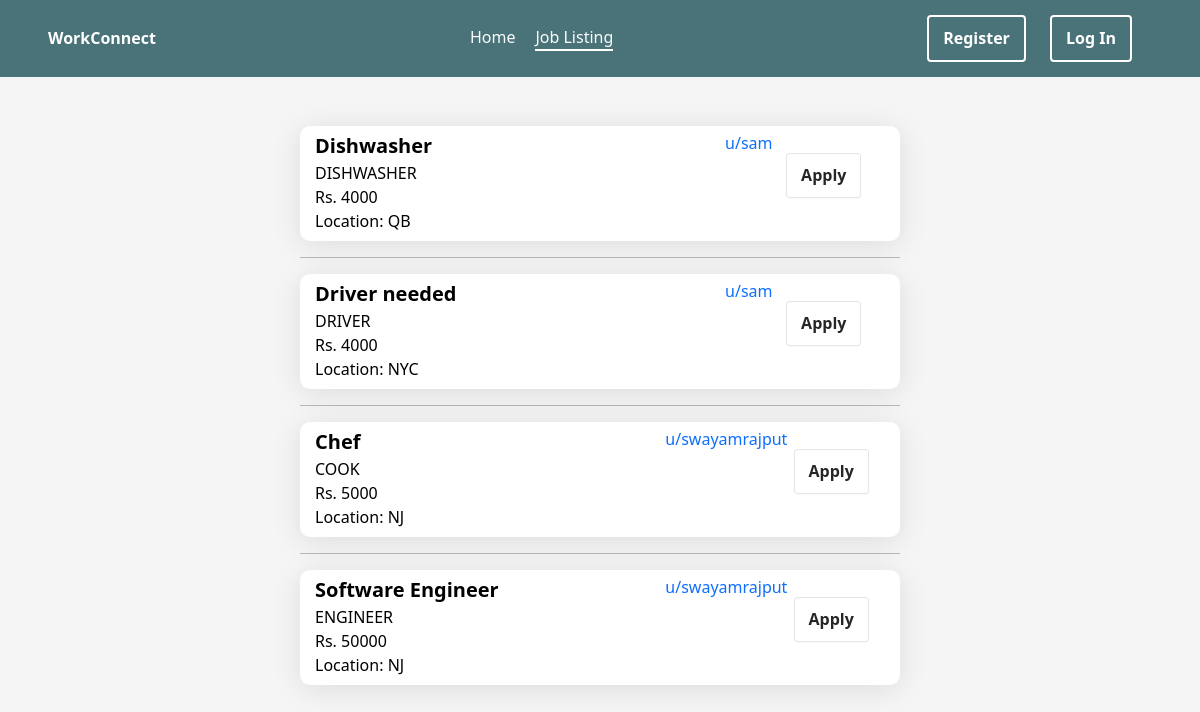
Page /newco/listings on the earlier database version.
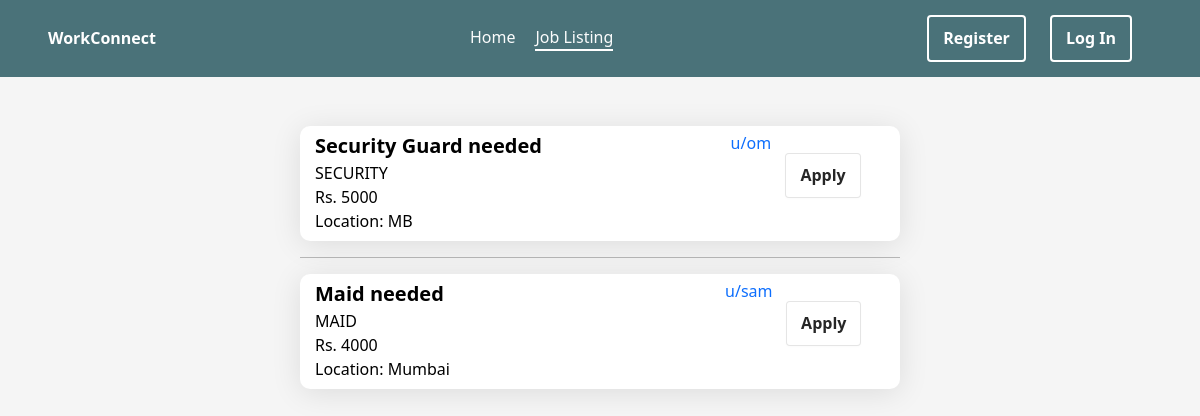
Same page on the later database version.
### newco/models.py (models this page shows, shortened)
class Job(models.Model):
    user = models.ForeignKey(User,on_delete=models.CASCADE)
    title = models.CharField(max_length=255)
    description = models.TextField()
    job_specification = models.CharField(max_length=255)
    salary = models.CharField(max_length=32)
    location = models.CharField(max_length=32)
    people_applied = models.IntegerField(default=0)
    applied = models.ManyToManyField(User,related_name='users_applied',blank=True)

### newco/views.py (the view)
# urls.py: path('listings',views.listings,name='listings'),
def listings(request,filterby=None):
    if filterby:
        pass
    jobs = Job.objects.all()
    if jobs.count() == 0:
        jobs = None
    else:
        jobs = reversed(jobs)
    return render(request,'newco/listings.html',{'jobs':jobs})

### newco/templates/newco/listings.html (shortened to what this page needs)
{% extends 'newco/layout.html' %}
{% block body %}
{% if jobs %}
    <div class="w-100 h-auto center">
        <div class="w-50 d-block m-3">
            {% for job in jobs %}
                <hr>
                <a href="post/{{ job.id }}" class="w-100">
                    <div class="post form w-100 flex-row nothover">
                        <div class="flex-column w-100">
                            <div class="w-100 lead" style="font-weight: 600;">{{ job.title }}</div>
                            <div class="w-100">{{ job.job_specification }}</div>
                            <div class="w-100">Rs. {{ job.salary }}</div>
                            <div class="w-100">Location: {{ job.location }}</div>
                        </div>
                    </a>
                    {% if job.user.username != request.user.username %}
                        <div class="d-inline-flex flex-row-reverse" style="height: 25px; transition: all 0.3s;">
                            <a href="" class="a-hover">u/{{ job.user.username }}</a>
                        </div>
                        <div class="w-25 center" style="height: 90px;">
                            {% if request.user not in job.applied.all %}
                                <a href="post/apply/{{ job.id }}">
                                    <button type="button" class="">Apply</button>
                                </a>
                            {% else %}
                                <button type="button" disabled style="cursor: not-allowed">Applied</button>
                            {% endif %}
                            </div>
                    {% else %}
                        <div class="d-inline-flex flex-row-reverse" style="height: 25px; transition: all 0.3s;">
                            <a href="profile/{{ job.user.username }}" class="a-hover">you</a>
                        </div>
                    {% endif %}
                </div>
            {% endfor %}
{% else %}
<div class="w-100 h-75 center">
    <div class="display-6 h1">No jobs posted yet</div>
</div>
{% endif %}
{% endblock %}

Differences in the rows shown:
removed Job: title "Dishwasher", job_specification "DISHWASHER", salary "4000", location "QB", user.username "sam"
removed Job: title "Driver needed", job_specification "DRIVER", salary "4000", location "NYC", user.username "sam"
removed Job: title "Chef", job_specification "COOK", salary "5000", location "NJ", user.username "swayamrajput"
removed Job: title "Software Engineer", job_specification "ENGINEER", salary "50000", location "NJ", user.username "swayamrajput"
added Job: title "Security Guard needed", job_specification "SECURITY", salary "5000", location "MB", user.username "om"
added Job: title "Maid needed", job_specification "MAID", salary "4000", location "Mumbai", user.username "sam"
